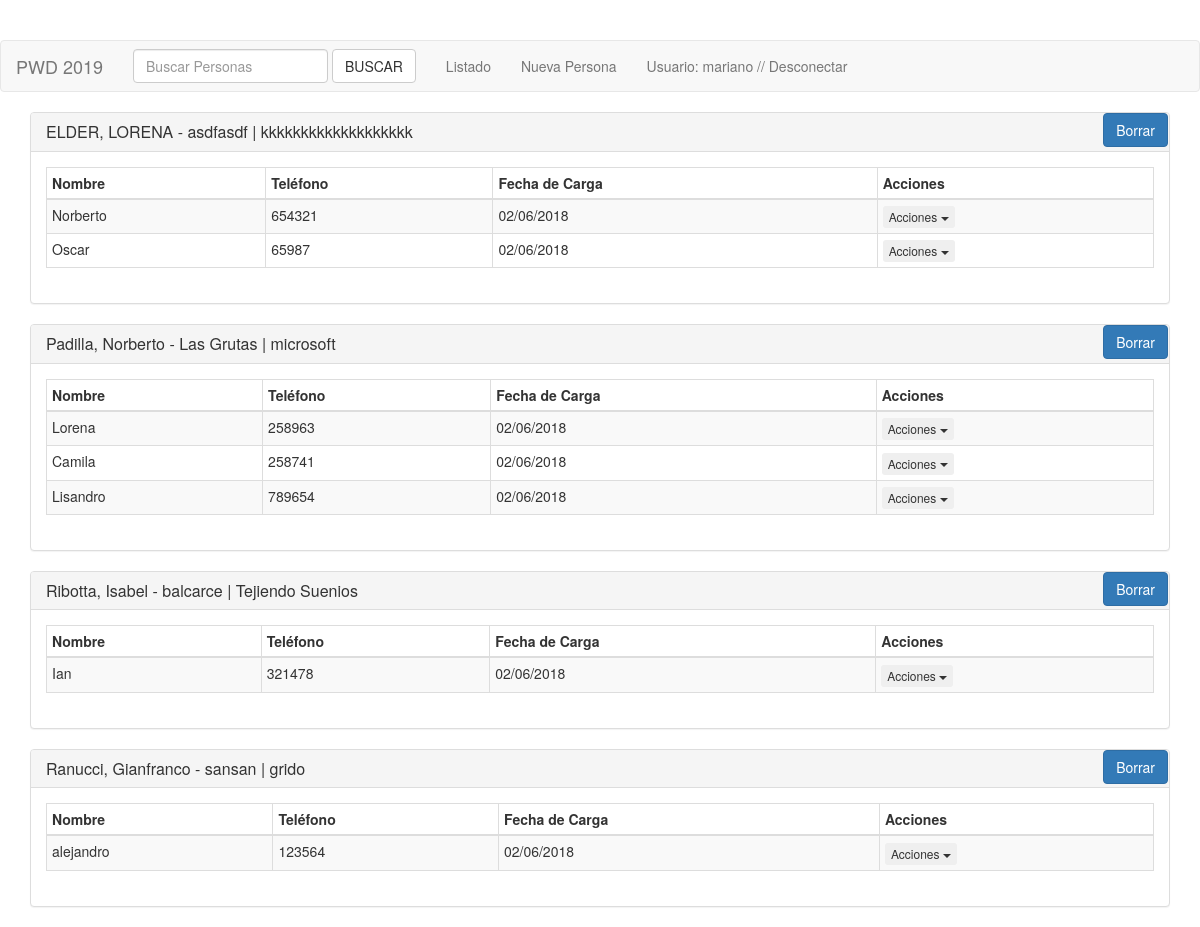
/index.php (signed in), run on the app's committed database.
### tables this page shows
CREATE TABLE persona ( 
  id INTEGER PRIMARY KEY AUTOINCREMENT,
  nombre VARCHAR(50),
  apellido VARCHAR(50),
  direccion VARCHAR(100)
 );

CREATE TABLE compania ( 
  id INTEGER PRIMARY KEY AUTOINCREMENT,
  id_persona INTEGER NOT NULL,
  denominacion VARCHAR(100) NOT NULL,
  direccion VARCHAR(100) NOT NULL,
  FOREIGN KEY(id_persona) REFERENCES persona(id)
);

CREATE TABLE amigos ( 
  id INTEGER PRIMARY KEY AUTOINCREMENT,
  id_persona INTEGER NOT NULL,
  apellinom VARCHAR(100) NOT NULL,
  telefono VARCHAR(100) NOT NULL,
  FOREIGN KEY(id_persona) REFERENCES persona(id)
);

### clases/Persona.php (called while the page is built, shortened)
<?php
require_once 'Amigo.php';
require_once 'Compania.php';
class Persona implements IRegistro {
    protected $id;
    protected $nombre;
    protected $apellido;
    protected $direccion;
    public function __construct(string $nombre, string $apellido, string $direccion, int $id = null) {
        $this->nombre = $nombre;
        $this->apellido = $apellido;
        $this->direccion = $direccion;
        $this->id = $id;
    }
    public function getId(): int {
        return $this->id;
    }
    public function getNombre(): string {
        return $this->nombre;
    }
    public function getApellido(): string {
        return $this->apellido;
    }
    public function getDireccion(): string {
        return $this->direccion;
    }
    public static function buscarPorParametros(array $parametros, string $tipo = 'AND'): array {
        $conexion = Db::getConexion();
        $sql= 'SELECT * FROM persona WHERE 1 ';
        $pst = $conexion->prepare($sql);
        $pst->execute();
        $resultados = $pst->fetchAll();
        if (count($resultados) > 0) {
            return $resultados;
        } else {
            return [];
        }
    }
    public static function crearDesdeParametros(array $parametros): self {
        $id = intval($parametros['id']) ?? null;
        $nombre = $parametros['nombre'] ?? null;
        $apellido = $parametros['apellido'] ?? null;
        $direccion = $parametros['direccion'] ?? null;
        $persona = new Persona($nombre, $apellido, $direccion, $id);
        return $persona;
    }
    public function getInformacionAmigos(): array {
        $amigos = [];
        $listaAmigos = Amigo::buscarPorParametros(['id_persona' => $this->id]);
        foreach ($listaAmigos as $amigo) {
            $amigos[] = Amigo::crearDesdeParametros($amigo);
        }
        return $amigos;
    }
    public function getCompania(): Compania {
        $arregloCompania = Compania::buscarPorParametros(['id_persona' => $this->id]);
        $compObj = Compania::crearDesdeParametros($arregloCompania[0]);
        return $compObj;
    }
    public function getApellidoYNombre(): string {
        return $this->getApellido() . ', ' . $this->getNombre();
    }
    public function getResumen(): string {
        return $this->getApellidoYNombre() . ' - ' . $this->getDireccion();
    }
}

### clases/Compania.php (called while the page is built, shortened)
<?php
class Compania implements IRegistro
{
    protected $denominacion;
    protected $direccionCia;
    public function __construct($denominacion, $direccion, $idPersona, $id=null)
    {
        $this->denominacion = $denominacion;
        $this->direccionCia = $direccion;
    }
    public function getDireccionCia()
    {
        return $this->direccionCia;
    }
    public function getDenominacion():string
    {
        return $this->denominacion;
    }
    public static function buscarPorParametros(array $parametros, string $tipo='AND'):array
    {
        $sql= 'SELECT * FROM compania WHERE true ';
        foreach ($parametros as $key => $value) {
            $sql .= " AND ". $key . "=". $value;
        }
        $conexion = Db::getConexion();
        $pst = $conexion->prepare($sql);
        $pst->execute();
        $resultados = $pst->fetchAll();
        if(count($resultados)>0){
            return $resultados;
        }else{
            return [];
        }
    }
    public static function crearDesdeParametros(array $parametros):self
    {
        $id = intval($parametros['id'])??null;
        $idPersona = intval($parametros['id_persona'])??null;
        $denominacion = $parametros['denominacion']??null;
        $direccion = $parametros['direccionCia']??null;
        $compania = new Compania($denominacion, $direccion, $idPersona, $id);
        return $compania;
    }
    public function getResumen(): string
    {
        return $this->getDenominacion().' '.$this->getDireccionCia();
    }
}

### clases/Amigo.php (called while the page is built, shortened)
<?php
class Amigo implements IRegistro {
    protected $apelliNom;
    protected $telefono;
    public function __construct(string $apelliNom, string $telefono, int $idPersona, int $id = null) {
        $this->apelliNom = $apelliNom;
        $this->telefono = $telefono;
    }
    public function getApelliNom(): string {
        return $this->apelliNom;
    }
    public function getTelefono(): string {
        return $this->telefono;
    }
    public static function buscarPorParametros(array $parametros, string $tipo = 'AND'): array {
       $sql= 'SELECT * FROM amigos WHERE true ';
        foreach ($parametros as $key => $value) {
            $sql .= " AND ". $key . "=". $value;
        }
        $conexion = Db::getConexion();
        $pst = $conexion->prepare($sql);
        $pst->execute();
        $resultados = $pst->fetchAll();
        if(count($resultados)>0){
            return $resultados;
        }else{
            return [];
        }
    }
    public static function crearDesdeParametros(array $parametros): self {
        $id = intval($parametros['id']) ?? null;
        $idPersona = intval($parametros['id_persona']) ?? null;
        $apelliNom = $parametros['apellinom'] ?? null;
        $telefono = $parametros['telefono'] ?? null;
        $amigo = new Amigo($apelliNom, $telefono, $idPersona, $id);
        return $amigo;
    }
}

### index.php (the view, shortened to what this page needs)
<?php
require_once 'header.php';
require_once 'clases/Persona.php';
?>
<div class="container">
  <?php
  if(isset($_GET['btnBuscarPersonas'])){
    $parametroInputBusqueda = $_GET['inputBuscarPersonas']??'';
    $parametrosBusqueda = [
        'nombre'=> $parametroInputBusqueda,
        'apellido'=> $parametroInputBusqueda,
        'direccion'=> $parametroInputBusqueda
      ];
    $listaPersonas = Persona::buscarPorParametros($parametrosBusqueda, 'OR');
  }else{
    $listaPersonas = Persona::buscarPorParametros([]);
  }
  foreach($listaPersonas as $persona)
  {
      $persObj = Persona::crearDesdeParametros($persona);
  ?>
  <div class="panel panel-default">
  <div class="panel-heading cabecera-persona">
    <h3 class="panel-title">
      <?php
         echo $persObj->getResumen().' | '.$persObj->getCompania()->getResumen();
      ?>
    </h3>
    <a class="btn btn-primary btn-borrar-persona" href="<?= SITE_ROOT ?>operaciones/borrarPersona.php?idPersona=<?=$persObj->getId()?>">Borrar</a>
  </div>
  <div class="panel-body">
      <table class="table table-condensed table-striped table-bordered table-hover no-margin">
        <thead>
          <tr>
            <th>Nombre</th>
            <th>Teléfono</th>
            <th>Fecha de Carga</th>
            <th>Acciones</th>
          </tr>
        </thead>
        <tbody>
        <?php
          $listaAmigos = $persObj->getInformacionAmigos();
          foreach($listaAmigos as $amigo)
          {
        ?>
          <tr>
            <td>
              <span class="name"><?=$amigo->getApellinom()?></span>
            </td>
            <td>
              <span class="phone"><?=$amigo->getTelefono()?></span>
            </td>
            <td>
              02/06/2018
            </td>
            <td>
              <div class="btn-group">
                <button data-toggle="dropdown" class="btn btn-xs dropdown-toggle" data-original-title="" title="">
                  Acciones
                  <span class="caret">
                  </span>
                </button>
              </div>
            </td>
          </tr>
            <?php
               }
            ?>
        </tbody>
      </table>
  </div>
</div>
<?php
 }
?>
</div>
<?php
require_once 'footer.php';
?>

### header.php (shortened to what this page needs)
<!DOCTYPE html>
<html>
  <head>
    <link href="//maxcdn.bootstrapcdn.com/bootstrap/3.3.2/css/bootstrap.min.css" rel="stylesheet">
    <link rel="stylesheet" href="<?= SITE_ROOT ?>css/style.css">
  </head>
  <body>
  <?php
   require_once 'menu.php';
  ?>

### menu.php (shortened to what this page needs)
<nav class="navbar navbar-default">
  <div class="container-fluid">
    <div class="navbar-header">
      <a class="navbar-brand" href="#">PWD 2019</a>
    </div>
      <form class="navbar-form navbar-left" action="<?= SITE_ROOT ?>index.php">
        <div class="form-group">
          <input type="text" name="inputBuscarPersonas" id="inputBuscarPersonas" class="form-control" placeholder="Buscar Personas">
        </div>
        <button type="submit" name="btnBuscarPersonas" class="btn btn-default">BUSCAR</button>
      </form>
    <div class="collapse navbar-collapse" id="bs-example-navbar-collapse-1">
      <ul class="nav navbar-nav">
        <li><a href="<?= SITE_ROOT ?>index.php" class="active">Listado</a></li>
        <li><a href="<?= SITE_ROOT ?>formularioPersona.php">Nueva Persona</a></li>
        <li><a href="logout.php">Usuario: <?=$_SESSION['usuario']?> // Desconectar </a></li>
      </ul>
    </div>
  </div>
</nav>

### css/style.css (style rules this page uses)
body { margin-top:40px; }
.cabecera-persona { position:relative; }
.btn-borrar-persona { position: absolute; right:1px; top:0px; }

### data on the page
persona: $persObj->getResumen() "ELDER, LORENA - asdfasdf", compania.denominacion "kkkkkkkkkkkkkkkkkkk"
amigos: apellinom "Norberto", telefono "654321"
amigos: apellinom "Oscar", telefono "65987"
persona: $persObj->getResumen() "Padilla, Norberto - Las Grutas", compania.denominacion "microsoft"
amigos: apellinom "Lorena", telefono "258963"
amigos: apellinom "Camila", telefono "258741"
amigos: apellinom "Lisandro", telefono "789654"
persona: $persObj->getResumen() "Ribotta, Isabel - balcarce", compania.denominacion "Tejiendo Suenios"
amigos: apellinom "Ian", telefono "321478"
persona: $persObj->getResumen() "Ranucci, Gianfranco - sansan", compania.denominacion "grido"
amigos: apellinom "alejandro", telefono "123564"

### other printed values
$_SESSION['usuario'] "mariano"
